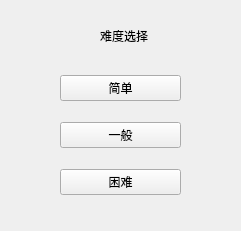
<?xml version="1.0" encoding="UTF-8"?>
<ui version="4.0">
 <class>Form</class>
 <widget class="QWidget" name="Form">
  <property name="geometry">
   <rect>
    <x>0</x>
    <y>0</y>
    <width>241</width>
    <height>231</height>
   </rect>
  </property>
  <property name="windowTitle">
   <string>难度选择</string>
  </property>
  <widget class="QLabel" name="label">
   <property name="geometry">
    <rect>
     <x>100</x>
     <y>30</y>
     <width>54</width>
     <height>12</height>
    </rect>
   </property>
   <property name="text">
    <string>难度选择</string>
   </property>
  </widget>
  <widget class="QWidget" name="layoutWidget">
   <property name="geometry">
    <rect>
     <x>60</x>
     <y>60</y>
     <width>121</width>
     <height>151</height>
    </rect>
   </property>
   <layout class="QVBoxLayout" name="verticalLayout">
    <item>
     <widget class="QPushButton" name="buttonx">
      <property name="text">
       <string>简单</string>
      </property>
     </widget>
    </item>
    <item>
     <widget class="QPushButton" name="buttony">
      <property name="text">
       <string>一般</string>
      </property>
     </widget>
    </item>
    <item>
     <widget class="QPushButton" name="buttonz">
      <property name="text">
       <string>困难</string>
      </property>
     </widget>
    </item>
   </layout>
  </widget>
 </widget>
 <resources/>
 <connections/>
</ui>
